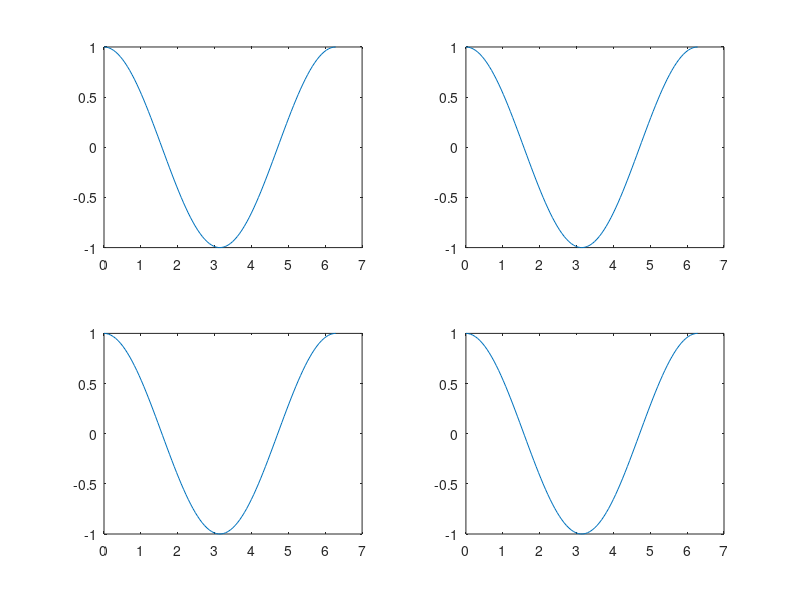

Write MATLAB code to recreate this figure. (Note: this script raises an error after producing the figure.)
%% Using labelSubPlots

clear; clc; close all
cd('/Users/duncan/Documents/GitHub/labelSubPlots'); 

%% Example 1 
% 2 x 2 subplot 
figure();
x=linspace(0,2*pi);
for i = 1:4 
    subplot(2,2,i)
    plot(x,cos(x));
end
labelSubPlots();
auto_save('ex1'); 

%% Example 2 
% 2 x 2 subplot with 3 axes 
figure();
x=linspace(0,2*pi);
subplot(2,2,1)
plot(x,cos(x));
subplot(2,2,2)
plot(x,cos(x));
subplot(2,2,[3 4])
plot(x,cos(x));

labelSubPlots();
auto_save('ex2'); 

%% Example 3 
% number labels 
figure();
x=linspace(0,2*pi);
for i = 1:4 
    subplot(2,2,i)
    plot(x,cos(x));
end
labelSubPlots('assignments', ['1' '2' '3' '4']);
auto_save('ex3'); 

%% Example 4 
% Better position for 2x2 grid 
figure();
x=linspace(0,2*pi);
for i = 1:4 
    subplot(2,2,i)
    plot(x,cos(x));
end
labelSubPlots('assignPosX', -0.2, 'assignPosY', 1.2);
auto_save('ex4'); 

%% Example 5 
% Lower on y-axis, but separate x-axis positions 
figure();
x=linspace(0,2*pi);
for i = 1:4 
    subplot(2,2,i)
    plot(x,cos(x));
end
labelSubPlots('assignPosY', 1, 'assignPosX', -0.2:0.1:0.1);
auto_save('ex5'); 
